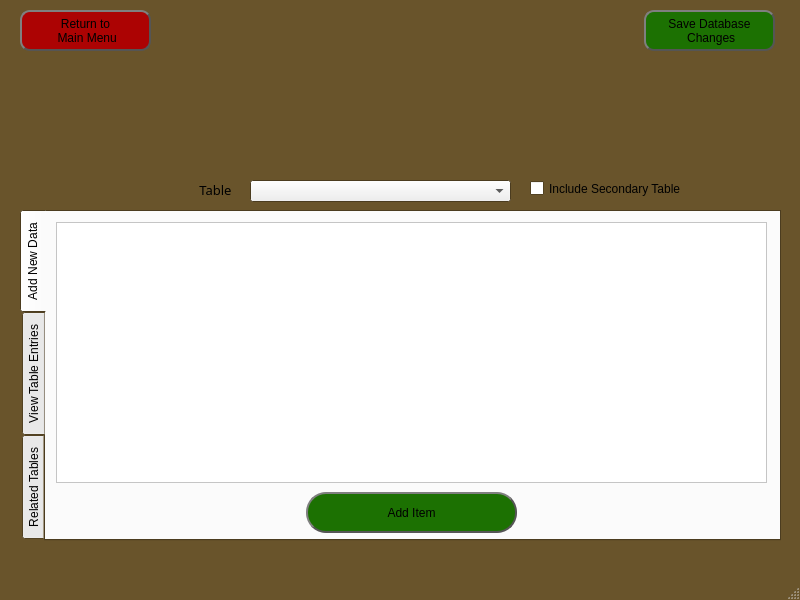
<?xml version="1.0" encoding="UTF-8"?>
<ui version="4.0">
 <class>MainWindow</class>
 <widget class="QMainWindow" name="MainWindow">
  <property name="geometry">
   <rect>
    <x>0</x>
    <y>0</y>
    <width>800</width>
    <height>600</height>
   </rect>
  </property>
  <property name="palette">
   <palette>
    <active>
     <colorrole role="Base">
      <brush brushstyle="SolidPattern">
       <color alpha="255">
        <red>255</red>
        <green>255</green>
        <blue>255</blue>
       </color>
      </brush>
     </colorrole>
     <colorrole role="Window">
      <brush brushstyle="SolidPattern">
       <color alpha="255">
        <red>105</red>
        <green>84</green>
        <blue>43</blue>
       </color>
      </brush>
     </colorrole>
    </active>
    <inactive>
     <colorrole role="Base">
      <brush brushstyle="SolidPattern">
       <color alpha="255">
        <red>255</red>
        <green>255</green>
        <blue>255</blue>
       </color>
      </brush>
     </colorrole>
     <colorrole role="Window">
      <brush brushstyle="SolidPattern">
       <color alpha="255">
        <red>105</red>
        <green>84</green>
        <blue>43</blue>
       </color>
      </brush>
     </colorrole>
    </inactive>
    <disabled>
     <colorrole role="Base">
      <brush brushstyle="SolidPattern">
       <color alpha="255">
        <red>105</red>
        <green>84</green>
        <blue>43</blue>
       </color>
      </brush>
     </colorrole>
     <colorrole role="Window">
      <brush brushstyle="SolidPattern">
       <color alpha="255">
        <red>105</red>
        <green>84</green>
        <blue>43</blue>
       </color>
      </brush>
     </colorrole>
    </disabled>
   </palette>
  </property>
  <property name="windowTitle">
   <string>Database Manipulation</string>
  </property>
  <widget class="QWidget" name="centralwidget">
   <widget class="QLabel" name="label">
    <property name="geometry">
     <rect>
      <x>210</x>
      <y>0</y>
      <width>351</width>
      <height>171</height>
     </rect>
    </property>
    <property name="text">
     <string/>
    </property>
    <property name="pixmap">
     <pixmap>../Images/DatabaseLogo.png</pixmap>
    </property>
    <property name="scaledContents">
     <bool>true</bool>
    </property>
   </widget>
   <widget class="QComboBox" name="tableSelect">
    <property name="geometry">
     <rect>
      <x>250</x>
      <y>180</y>
      <width>261</width>
      <height>22</height>
     </rect>
    </property>
    <property name="toolTip">
     <string>Select a table to view</string>
    </property>
    <property name="editable">
     <bool>false</bool>
    </property>
    <property name="currentText">
     <string/>
    </property>
    <property name="currentIndex">
     <number>-1</number>
    </property>
    <property name="maxVisibleItems">
     <number>10</number>
    </property>
   </widget>
   <widget class="QLabel" name="label_2">
    <property name="geometry">
     <rect>
      <x>190</x>
      <y>180</y>
      <width>51</width>
      <height>21</height>
     </rect>
    </property>
    <property name="font">
     <font>
      <family>Eras Bold ITC</family>
      <pointsize>10</pointsize>
     </font>
    </property>
    <property name="text">
     <string>&lt;html&gt;&lt;head/&gt;&lt;body&gt;&lt;p align=&quot;center&quot;&gt;Table&lt;/p&gt;&lt;/body&gt;&lt;/html&gt;</string>
    </property>
   </widget>
   <widget class="QTabWidget" name="tabWidget">
    <property name="geometry">
     <rect>
      <x>20</x>
      <y>210</y>
      <width>761</width>
      <height>331</height>
     </rect>
    </property>
    <property name="tabPosition">
     <enum>QTabWidget::West</enum>
    </property>
    <property name="tabShape">
     <enum>QTabWidget::Rounded</enum>
    </property>
    <property name="currentIndex">
     <number>0</number>
    </property>
    <property name="iconSize">
     <size>
      <width>16</width>
      <height>16</height>
     </size>
    </property>
    <property name="elideMode">
     <enum>Qt::ElideNone</enum>
    </property>
    <property name="tabBarAutoHide">
     <bool>false</bool>
    </property>
    <widget class="QWidget" name="additionTab">
     <attribute name="title">
      <string>Add New Data</string>
     </attribute>
     <widget class="QPushButton" name="addItem">
      <property name="geometry">
       <rect>
        <x>260</x>
        <y>280</y>
        <width>211</width>
        <height>41</height>
       </rect>
      </property>
      <property name="styleSheet">
       <string notr="true">QPushButton {font: 81 16pt &quot;Rockwell Extra Bold&quot;;
background-color: rgb(28, 113, 2);
border: 2px solid #555;
border-radius: 20px;
border-style: outset;}

QPushButton:focus:Pressed {font: 81 16pt &quot;Rockwell Extra Bold&quot;;
background-color: rgb(21, 81, 1);
border: 1px solid #555;
border-radius: 20px;
border-style: outset;}</string>
      </property>
      <property name="text">
       <string>Add Item</string>
      </property>
     </widget>
     <widget class="QScrollArea" name="additionScroller">
      <property name="geometry">
       <rect>
        <x>10</x>
        <y>10</y>
        <width>711</width>
        <height>261</height>
       </rect>
      </property>
      <property name="palette">
       <palette>
        <active>
         <colorrole role="Base">
          <brush brushstyle="SolidPattern">
           <color alpha="255">
            <red>255</red>
            <green>255</green>
            <blue>255</blue>
           </color>
          </brush>
         </colorrole>
         <colorrole role="Window">
          <brush brushstyle="SolidPattern">
           <color alpha="255">
            <red>255</red>
            <green>255</green>
            <blue>255</blue>
           </color>
          </brush>
         </colorrole>
        </active>
        <inactive>
         <colorrole role="Base">
          <brush brushstyle="SolidPattern">
           <color alpha="255">
            <red>255</red>
            <green>255</green>
            <blue>255</blue>
           </color>
          </brush>
         </colorrole>
         <colorrole role="Window">
          <brush brushstyle="SolidPattern">
           <color alpha="255">
            <red>255</red>
            <green>255</green>
            <blue>255</blue>
           </color>
          </brush>
         </colorrole>
        </inactive>
        <disabled>
         <colorrole role="Base">
          <brush brushstyle="SolidPattern">
           <color alpha="255">
            <red>255</red>
            <green>255</green>
            <blue>255</blue>
           </color>
          </brush>
         </colorrole>
         <colorrole role="Window">
          <brush brushstyle="SolidPattern">
           <color alpha="255">
            <red>255</red>
            <green>255</green>
            <blue>255</blue>
           </color>
          </brush>
         </colorrole>
        </disabled>
       </palette>
      </property>
      <property name="widgetResizable">
       <bool>true</bool>
      </property>
      <widget class="QWidget" name="additionScrollerContents">
       <property name="geometry">
        <rect>
         <x>0</x>
         <y>0</y>
         <width>709</width>
         <height>259</height>
        </rect>
       </property>
       <layout class="QGridLayout" name="gridLayout_4"/>
      </widget>
     </widget>
    </widget>
    <widget class="QWidget" name="viewTab">
     <attribute name="title">
      <string>View Table Entries</string>
     </attribute>
     <widget class="QScrollArea" name="viewScroller">
      <property name="geometry">
       <rect>
        <x>10</x>
        <y>10</y>
        <width>711</width>
        <height>301</height>
       </rect>
      </property>
      <property name="palette">
       <palette>
        <active>
         <colorrole role="Base">
          <brush brushstyle="SolidPattern">
           <color alpha="255">
            <red>255</red>
            <green>255</green>
            <blue>255</blue>
           </color>
          </brush>
         </colorrole>
         <colorrole role="Window">
          <brush brushstyle="SolidPattern">
           <color alpha="255">
            <red>255</red>
            <green>255</green>
            <blue>255</blue>
           </color>
          </brush>
         </colorrole>
        </active>
        <inactive>
         <colorrole role="Base">
          <brush brushstyle="SolidPattern">
           <color alpha="255">
            <red>255</red>
            <green>255</green>
            <blue>255</blue>
           </color>
          </brush>
         </colorrole>
         <colorrole role="Window">
          <brush brushstyle="SolidPattern">
           <color alpha="255">
            <red>255</red>
            <green>255</green>
            <blue>255</blue>
           </color>
          </brush>
         </colorrole>
        </inactive>
        <disabled>
         <colorrole role="Base">
          <brush brushstyle="SolidPattern">
           <color alpha="255">
            <red>255</red>
            <green>255</green>
            <blue>255</blue>
           </color>
          </brush>
         </colorrole>
         <colorrole role="Window">
          <brush brushstyle="SolidPattern">
           <color alpha="255">
            <red>255</red>
            <green>255</green>
            <blue>255</blue>
           </color>
          </brush>
         </colorrole>
        </disabled>
       </palette>
      </property>
      <property name="widgetResizable">
       <bool>true</bool>
      </property>
      <widget class="QWidget" name="viewScrollerContents">
       <property name="geometry">
        <rect>
         <x>0</x>
         <y>0</y>
         <width>709</width>
         <height>299</height>
        </rect>
       </property>
       <layout class="QGridLayout" name="gridLayout_5"/>
      </widget>
     </widget>
    </widget>
    <widget class="QWidget" name="relatedTab">
     <attribute name="title">
      <string>Related Tables</string>
     </attribute>
     <widget class="QScrollArea" name="relatedScroller">
      <property name="geometry">
       <rect>
        <x>10</x>
        <y>40</y>
        <width>721</width>
        <height>271</height>
       </rect>
      </property>
      <property name="palette">
       <palette>
        <active>
         <colorrole role="Base">
          <brush brushstyle="SolidPattern">
           <color alpha="255">
            <red>255</red>
            <green>255</green>
            <blue>255</blue>
           </color>
          </brush>
         </colorrole>
         <colorrole role="Window">
          <brush brushstyle="SolidPattern">
           <color alpha="255">
            <red>255</red>
            <green>255</green>
            <blue>255</blue>
           </color>
          </brush>
         </colorrole>
        </active>
        <inactive>
         <colorrole role="Base">
          <brush brushstyle="SolidPattern">
           <color alpha="255">
            <red>255</red>
            <green>255</green>
            <blue>255</blue>
           </color>
          </brush>
         </colorrole>
         <colorrole role="Window">
          <brush brushstyle="SolidPattern">
           <color alpha="255">
            <red>255</red>
            <green>255</green>
            <blue>255</blue>
           </color>
          </brush>
         </colorrole>
        </inactive>
        <disabled>
         <colorrole role="Base">
          <brush brushstyle="SolidPattern">
           <color alpha="255">
            <red>255</red>
            <green>255</green>
            <blue>255</blue>
           </color>
          </brush>
         </colorrole>
         <colorrole role="Window">
          <brush brushstyle="SolidPattern">
           <color alpha="255">
            <red>255</red>
            <green>255</green>
            <blue>255</blue>
           </color>
          </brush>
         </colorrole>
        </disabled>
       </palette>
      </property>
      <property name="widgetResizable">
       <bool>true</bool>
      </property>
      <widget class="QWidget" name="relatedScrollerContents">
       <property name="geometry">
        <rect>
         <x>0</x>
         <y>0</y>
         <width>719</width>
         <height>269</height>
        </rect>
       </property>
       <layout class="QGridLayout" name="gridLayout_6"/>
      </widget>
     </widget>
     <widget class="QLabel" name="label_3">
      <property name="geometry">
       <rect>
        <x>150</x>
        <y>10</y>
        <width>51</width>
        <height>21</height>
       </rect>
      </property>
      <property name="font">
       <font>
        <family>Eras Bold ITC</family>
        <pointsize>10</pointsize>
       </font>
      </property>
      <property name="text">
       <string>&lt;html&gt;&lt;head/&gt;&lt;body&gt;&lt;p align=&quot;center&quot;&gt;Row&lt;/p&gt;&lt;/body&gt;&lt;/html&gt;</string>
      </property>
     </widget>
     <widget class="QComboBox" name="rowSelect">
      <property name="geometry">
       <rect>
        <x>210</x>
        <y>10</y>
        <width>261</width>
        <height>22</height>
       </rect>
      </property>
      <property name="toolTip">
       <string>Select a table to view</string>
      </property>
      <property name="editable">
       <bool>false</bool>
      </property>
      <property name="currentText">
       <string>Select Row</string>
      </property>
      <property name="currentIndex">
       <number>0</number>
      </property>
      <property name="maxVisibleItems">
       <number>10</number>
      </property>
      <item>
       <property name="text">
        <string>Select Row</string>
       </property>
      </item>
     </widget>
    </widget>
   </widget>
   <widget class="QCheckBox" name="allTables">
    <property name="geometry">
     <rect>
      <x>530</x>
      <y>180</y>
      <width>151</width>
      <height>17</height>
     </rect>
    </property>
    <property name="text">
     <string>Include Secondary Tables</string>
    </property>
    <property name="checked">
     <bool>false</bool>
    </property>
   </widget>
   <widget class="QPushButton" name="mainMenuBtn">
    <property name="geometry">
     <rect>
      <x>20</x>
      <y>10</y>
      <width>131</width>
      <height>41</height>
     </rect>
    </property>
    <property name="styleSheet">
     <string notr="true">background-color: rgb(172, 3, 3);
border: 2px solid #555;
border-radius: 10px;
border-style: outset;
font: 75 10pt &quot;Rockwell Extra Bold&quot;;</string>
    </property>
    <property name="text">
     <string>Return to 
 Main Menu</string>
    </property>
   </widget>
   <widget class="QPushButton" name="saveChangesBtn">
    <property name="geometry">
     <rect>
      <x>644</x>
      <y>10</y>
      <width>131</width>
      <height>41</height>
     </rect>
    </property>
    <property name="styleSheet">
     <string notr="true">QPushButton {background-color: rgb(28, 113, 2);
border: 2px solid #555;
border-radius: 10px;
border-style: outset;
font: 75 10pt &quot;Rockwell Extra Bold&quot;;}

QPushButton:focus:Pressed {font: 75 10pt &quot;Rockwell Extra Bold&quot;;
background-color: rgb(21, 81, 1);
border: 1px solid #555;
border-radius: 20px;
border-style: outset;}</string>
    </property>
    <property name="text">
     <string>Save Database
 Changes</string>
    </property>
   </widget>
  </widget>
  <widget class="QMenuBar" name="menubar">
   <property name="geometry">
    <rect>
     <x>0</x>
     <y>0</y>
     <width>800</width>
     <height>21</height>
    </rect>
   </property>
  </widget>
  <widget class="QStatusBar" name="statusbar"/>
 </widget>
 <resources/>
 <connections/>
</ui>
